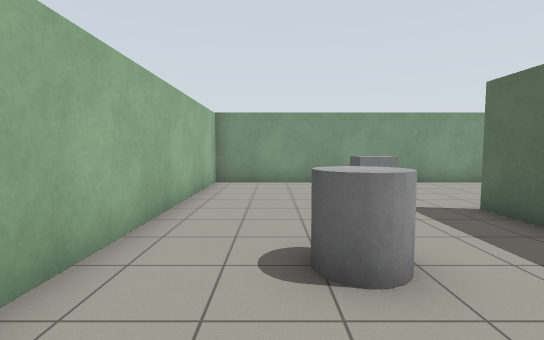
View 1 (above)

12 first-person views from a walk through a robot-simulator world made for Gazebo. The camera is 1.2 m above the floor, tilts 4° down and sees 85° across. The floor is counted in squares, 1 m on a side. Each view is taken from the middle of a square. On the plan, view 1 faces up. The plan holds only what a view shows up to about 13 squares ahead; the rest is blank.

View 2
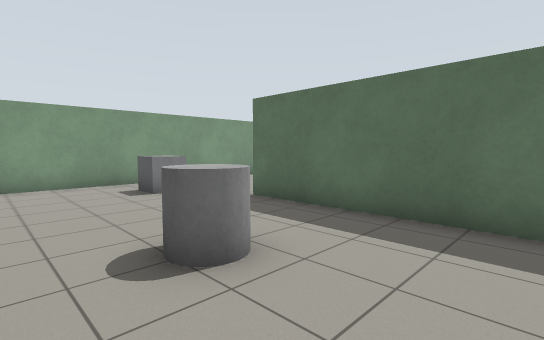

View 3
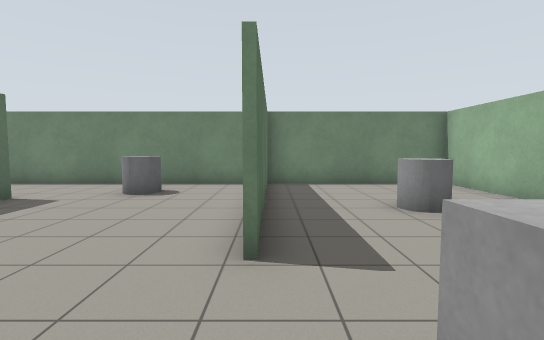

View 4
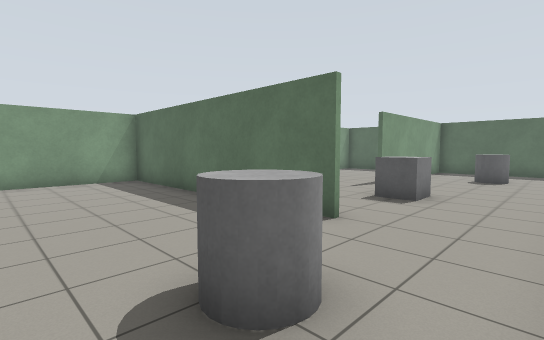

View 5
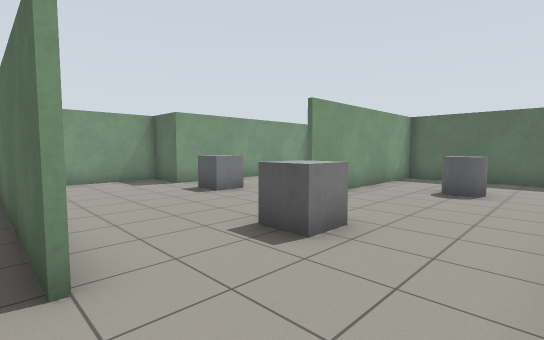

View 6
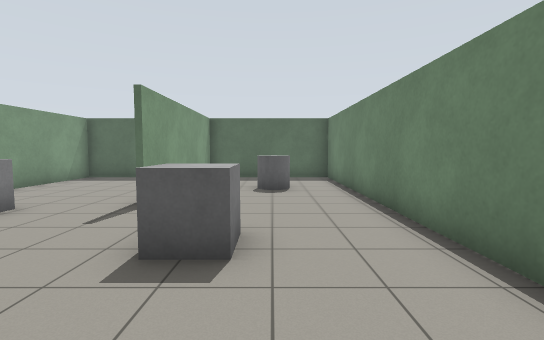

View 7
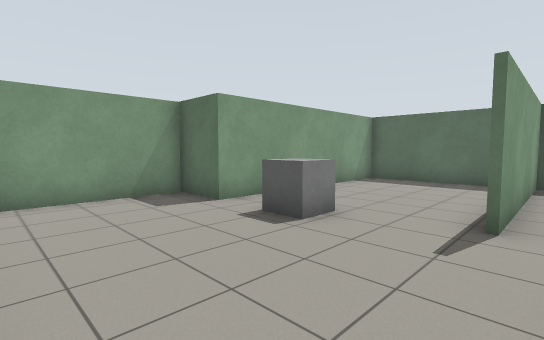

View 8
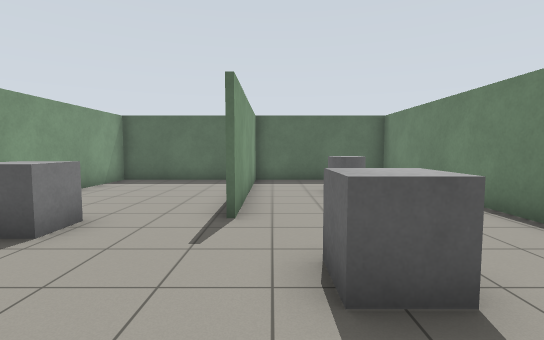

View 9
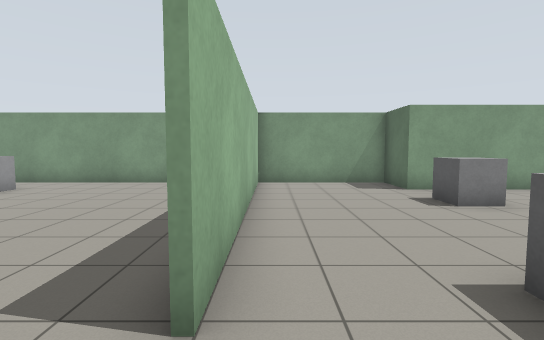

View 10
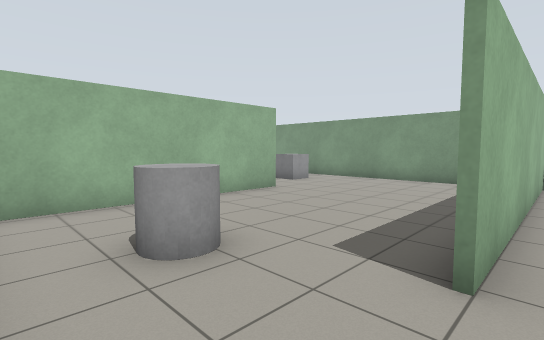

View 11
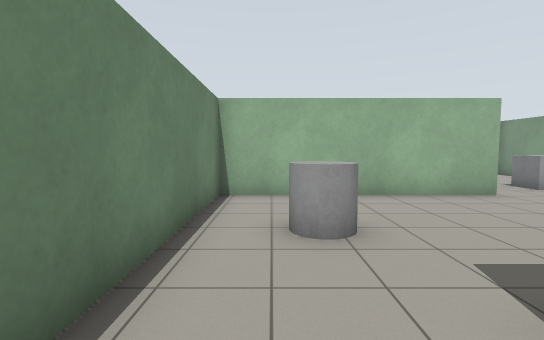

View 12
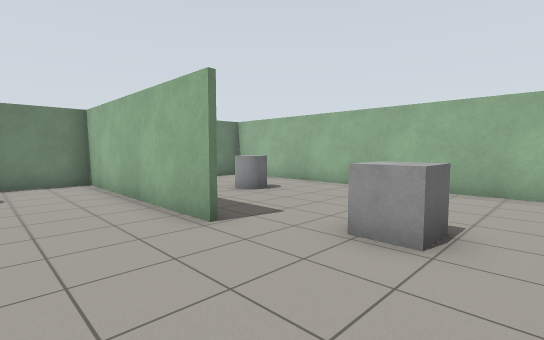

### Floor plan
Points are (right, up) in squares from view 1. A wall is a line through its corners. A room is listed if a view was taken in it or the views show most of it. See-through windows are left out.
Room 1 (views 1, 2, 3, 4, 5, 6, 7, 8, 9, 10, 11, 12)
walls: (10.4, 1.7) (10.4, 10.7) (-2.1, 10.7) (-2.1, -1.4) (4.1, -1.4); (4.3, 5.9) (4.3, -1.4) (22.6, -1.4) (22.6, 8.8) (15.1, 8.8) (15.1, 10.7) (10.5, 10.7) (10.5, 1.7); (4.2, -1) (4.2, 5.9); (22.8, 3.6) (16, 3.6)
objects: grey cylinder (1, 3); grey box (3, 8) to (3, 9); grey cylinder (7, 1) to (8, 1); grey box (13, 2) to (14, 2); grey box (15, 6) to (16, 7); grey cylinder (19, 1)

Where each view was taken, in squares from view 1:
view 1: 0 up, 0 right, facing up
view 2: 0 up, 1 left, facing up-right
view 3: 9 up, 4 right, facing down
view 4: 1 down, 6 right, facing up-right
view 5: 1 down, 10 right, facing up-right
view 6: 1 up, 10 right, facing right
view 7: 3 up, 11 right, facing up-right
view 8: 3 up, 11 right, facing right
view 9: 0 up, 11 right, facing up
view 10: 1 down, 11 right, facing up-left
view 11: 0 up, 12 right, facing left
view 12: 10 up, 7 right, facing down-left
